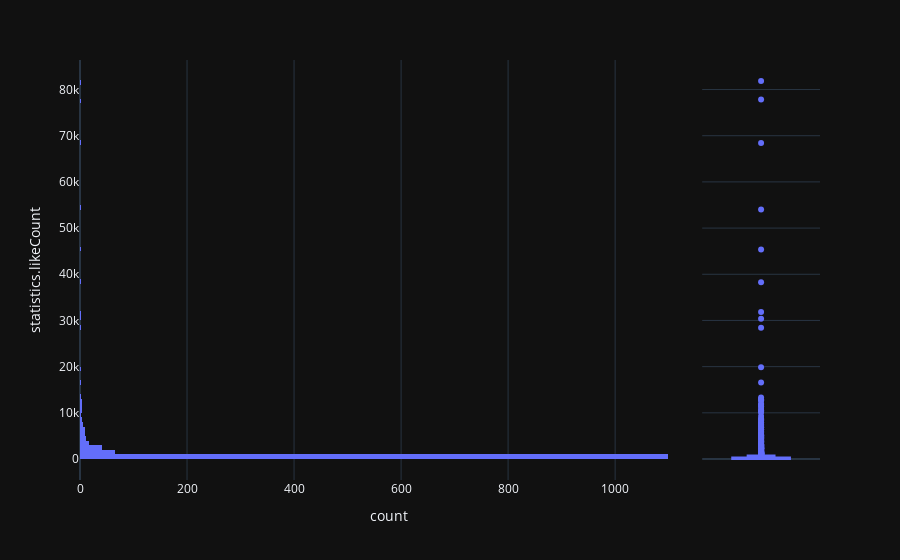

Write notebook code for a chart like this one.
### Markdown cell above
## statistics.likeCount

### Code cell
# 12 График распределения statistics.likeCount

import plotly.express as px

fig = px.histogram(df_korean, y="statistics.likeCount",
                   marginal="box")
fig.show()

### Figure 1 — Plotly figure (JSON) as saved in the notebook; plotly's stock layout.template omitted (floating-point values rounded to 4 significant figures; data arrays with more than 128 entries replaced by an {"elided": "..."} marker saying what was removed)
{"data": [{"alignmentgroup": "True", "bingroup": "y", "hovertemplate": "count=%{x}<br>statistics.likeCount=%{y}<extra></extra>", "legendgroup": "", "marker": {"color": "#636efa", "pattern": {"shape": ""}}, "name": "", "offsetgroup": "", "orientation": "h", "showlegend": false, "xaxis": "x", "y": {"elided": "1315 float values"}, "yaxis": "y", "type": "histogram"}, {"alignmentgroup": "True", "hovertemplate": "statistics.likeCount=%{y}<extra></extra>", "legendgroup": "", "marker": {"color": "#636efa"}, "name": "", "notched": true, "offsetgroup": "", "showlegend": false, "xaxis": "x2", "y": {"elided": "1315 float values"}, "yaxis": "y2", "type": "box"}], "layout": {"xaxis": {"anchor": "y", "domain": [0.0, 0.8358], "title": {"text": "count"}}, "yaxis": {"anchor": "x", "domain": [0.0, 1.0], "title": {"text": "statistics.likeCount"}}, "xaxis2": {"anchor": "y2", "domain": [0.8408, 1.0], "matches": "x2", "showticklabels": false, "showline": false, "ticks": "", "showgrid": false}, "yaxis2": {"anchor": "x2", "domain": [0.0, 1.0], "matches": "y", "showticklabels": false, "showgrid": true}, "legend": {"tracegroupgap": 0}, "margin": {"t": 60}, "barmode": "relative"}}
